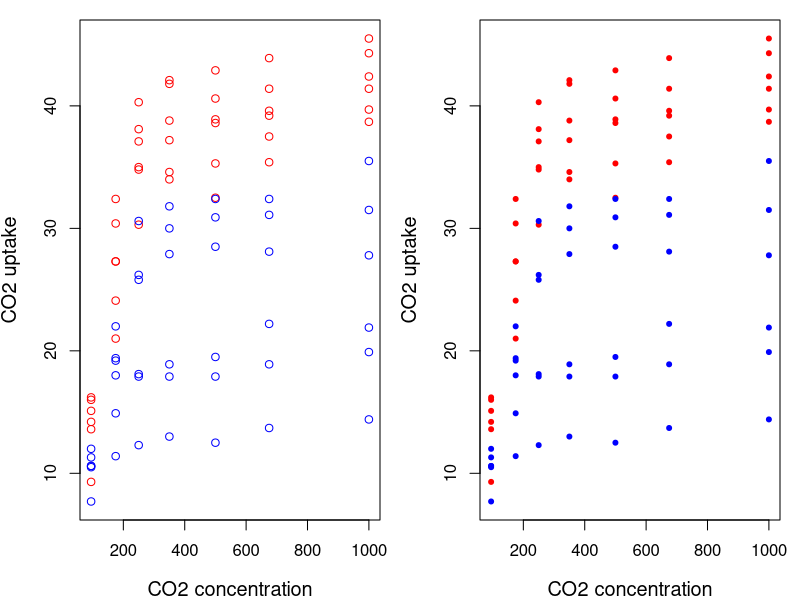

Recreate this plot in R. (Note: this script raises an error after producing the figure.)
## ---- chunk 1
# our.dataset has 4 variables 

our.dataset <- data.frame(
  a = rnorm(10),
  b = rnorm(10),
  c = rnorm(10),
  d = rnorm(10)
)
## ---- chunk 2
our.dataset$a <- (our.dataset$a - min(our.dataset$a, na.rm = TRUE)) / 
  (max(our.dataset$a, na.rm = TRUE) - min(our.dataset$a, na.rm = TRUE))
our.dataset$b <- (our.dataset$b - min(our.dataset$b, na.rm = TRUE)) / 
  (max(our.dataset$b, na.rm = TRUE) - min(our.dataset$a, na.rm = TRUE))
our.dataset$c <- (our.dataset$c - min(our.dataset$c, na.rm = TRUE)) / 
  (max(our.dataset$c, na.rm = TRUE) - min(our.dataset$c, na.rm = TRUE))
our.dataset$d <- (our.dataset$d - min(our.dataset$d, na.rm = TRUE)) / 
  (max(our.dataset$d, na.rm = TRUE) - min(our.dataset$d, na.rm = TRUE))
## ---- chunk 3
library(DiagrammeR)
#Create node data frame
f9_nodes <- create_node_df(n = 5, #number of nodes
                           group = c('a', 'a', 'a', 'b', 'c'),
                           label = c("Argument 1", "Argument 2",
                                     "Argument 3", "Data processing\nFunction", 'Return value'), 
                           shape = c("none", "none", 'none', 'rectangle', 'none'), #shape of node
                           style = c('none', 'none', 'none', 'rounded', 'none'), #line style around nodes
                           fontname = 'Helvetica',
                           fontsize = 10,
                           fixedsize = FALSE, #whether node changes size based on label or is fixed
                           color = 'mediumblue'
                           )
#create edges
##DiagrammeR doesn't handle NA's in edge labels well, so NAs are ' ' here.
f9_edges <- create_edge_df(from = c(1, 2, 3, 4), #origin node id
                           to = c(4, 4, 4, 5),
                           style = c('solid', 'solid', 'solid', 'dashed'),
                           fontsize = 10,
                           color = 'dimgrey',
                           headport = c('w', 'w', 'w', 'w'),
                           tailport = c('e', 'e', 'e', 'e')
                           )
#create flowchart
flowchart9 <- create_graph(
                    nodes_df = f9_nodes,
                    edges_df = f9_edges,
                    directed = TRUE, #arrows vs straight lines
                    attr_theme = 'lr' #left to right specified
                    )
#display flowchart
render_graph(flowchart9, 
             width = '95%', 
             height = 'auto')
## ---- chunk 4
operations <- function(number1, number2, number3) {
  result <- (number1 + number2) * number3
  print(result)
}
## ---- chunk 5
operations(1, 2, 3)
## ---- chunk 6
print_animal <- function(animal) {
  if (animal == "dog") {
    print("woof")
  } else if (animal == "cat") {
    print("meow")
  }
}
## ---- chunk 7
Scruffy <- "dog"
Paws <- "cat"
print_animal(Scruffy)
print_animal(Paws)
## ---- chunk 8
print_animal <- function(animal) {
  if(animal == "dog") {
    print("woof")
  } else if(animal == "cat") {
    print("meow")
  }
}
## ---- chunk 9
Scruffy <- "dog"
Paws <- "cat"
print_animal(Scruffy)
print_animal(Paws)
## ---- chunk 10
print_animal <- function(animal) {
  if(animal == "dog") {
    print("woof")
  } else if(animal == "cat") {
    print("meow")
  }
}
## ---- chunk 11
operations <- function(number1, number2, number3 = 3) {
  result <- (number1 + number2) * number3
  print(result)
}
operations(number1 = 1, number2 = 2, number3 = 3) 
# is equivalent to
operations(1, 2)
operations(1, 2, 2) # we can still change the value of number3 if needed
## ---- chunk 12
paste_anything_fun <- function(...) {
  arguments <- list(...)
  paste0(arguments)
}
## ---- chunk 13
paste_anything_fun("I", 
                   "want", 
                   "a break!")
## ---- chunk 14
percentages <- function(x, mult = 100, ...){
 percent <- round(x * mult, ...)
 paste(percent, "%", sep = "")
}
## ---- chunk 15
percentages(c(.543, .534, .466))
## ---- chunk 16
# ?round
percentages(c(.543, .534, .466), digits = 2)
## ---- chunk 17
plot.CO2 <- function(CO2, ...) {
  plot(x = CO2$conc, y = CO2$uptake, type = "n", ...)
  for(i in 1:length(CO2[,1])){
     if(CO2$Type[i] == "Quebec") {
       points(CO2$conc[i], CO2$uptake[i], col="red", type="p", ...)
     } else if(CO2$Type[i] == "Mississippi") {
       points(CO2$conc[i], CO2$uptake[i], col="blue", type="p", ...)
     }
  }
}
par(mfrow=c(1, 2), mar = c(4, 4, 1, 1))
plot.CO2(CO2, 
         cex.lab=1.2, 
         xlab="CO2 concentration", ylab="CO2 uptake")
plot.CO2(CO2, cex.lab=1.2, xlab="CO2 concentration", ylab="CO2 uptake", pch=20)
## ---- chunk 18
myfun <- function(x) {
  if(x < 10) {
    0
  } else {
    10
  }
}
myfun(5)
myfun(15)
## ---- chunk 19
simplefun1 <- function(x) {
  if(x < 0)
  return(x)
}
## ---- chunk 20
simplefun2 <- function(x, y) {
  z <- x + y
  return(list("result" = z,
              "x" = x,
              "y" = y))
}
## ---- chunk 21
simplefun2(1, 2)
## ---- chunk 22
bigsum <- function(a, b) {
  result <- a + b
  if(result < 50) {
    return(0)
  } else {
    return(result)
  }
}
## ---- chunk 23
bigsum <- function(a, b) {
  result <- a + b
  if(result < 50) {
  0
  } else {
  result
  }
}
## ---- chunk 24
out_val <- 3 
vartest <- function() {
  in_val <- 4  
  print(in_val)
  print(out_val)
}
vartest()
## ---- chunk 25
in_val; out_val
## ---- chunk 26
out_val_2
## ---- chunk 27
var1 <- 3 
vartest <- function() {
  a <- 4      # 'a' is defined inside
  print(a)    # print 'a'
  print(var1) # print var1
}
a             # we cannot print 'a' as it exists only inside the function
vartest()     # calling vartest() will print a and var1
rm(var1)      # remove var1
vartest()     # calling the function again does not work anymore
## ---- chunk 28
a <- 4
b <- 3
if(a < b) {
  if(a == 0) {
    print("a zero")
  }
} else {
  if(b == 0) {
    print("b zero")
  } else {
    print(b)
  }
}
## ---- chunk 29
for(i in 1:length(CO2[,1])) {
  if(CO2$Type[i] == "Mississippi") {
    CO2$conc[i] <- CO2$conc[i] - 20
  }
}
for(i in 1:length(CO2[,1])) {
  if(CO2$Type[i] == "Quebec") {
    CO2$conc[i] <- CO2$conc[i] + 50
  }
}
## ---- chunk 30
# Recalibrates the CO2 dataset by modifying the CO2 uptake concentration
# by a fixed amount depending on the region of sampling.
# Arguments
# CO2: the CO2 dataset
# type: the type ("Mississippi" or "Quebec") that need to be recalibrated
# bias: the amount to add or remove to the concentration uptake
recalibrate <- function(CO2, type, bias) {
  for(i in 1:nrow(CO2)) {
    if(CO2$Type[i] == type) {
      CO2$uptake[i] <- CO2$uptake[i] + bias
    }
  }
  return(CO2)
}
## ---- chunk 31
my_function <- function(x) {
  if(x != 0) {
  z <- cos(x)/x
  } else { z <- 1 }
  return(z)
}
## ---- chunk 32
my_function(45)
my_function(20)
my_function(0)
